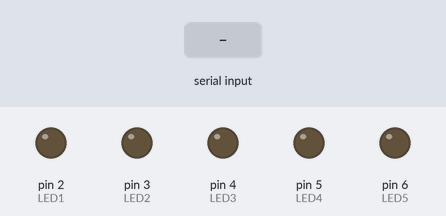
A sketch run on a simulated Arduino Uno, built with avr-gcc and run on an emulated ATmega328P. Shown: output pins drawn as LEDs (lit = HIGH). Inputs (shaded band) come from the test bench.

Above: at 1.2 s.
1.3 s: "90,45\n" received over Serial
At 3.4 s:
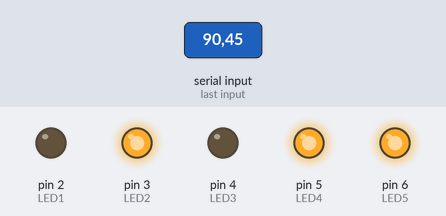
3.8 s: "30,150\n" received over Serial
At 5.4 s:
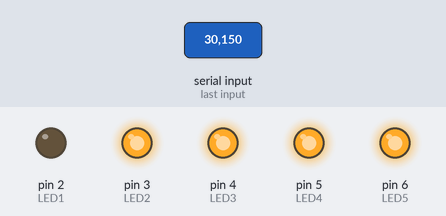
6.3 s: "5\n" received over Serial
At 8.3 s:
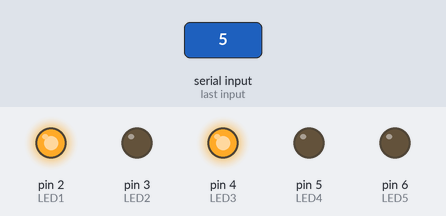
8.8 s: "200\n" received over Serial
At 10.3 s:
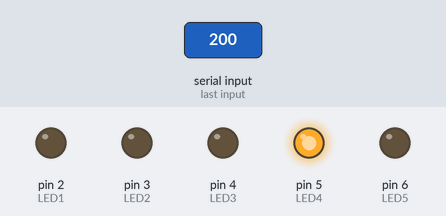
11.3 s: "90\n" received over Serial
At 13.3 s:
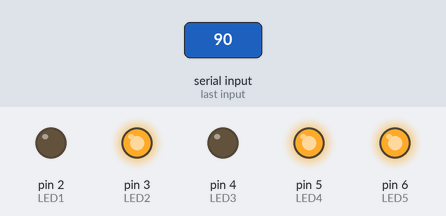
Timing chart, 0 to 14.8 s (numbered marks = the images above; inputs shaded):
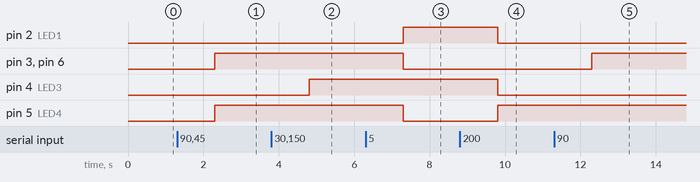

The sketch:

serialled.ino
```cpp
#define LED1  2
#define LED2  3
#define LED3  4
#define LED4  5
#define LED5  6

void setup()
{
  Serial.begin(9600);

  pinMode(LED1, OUTPUT);
  pinMode(LED2, OUTPUT);
  pinMode(LED3, OUTPUT);
  pinMode(LED4, OUTPUT);
  pinMode(LED5, OUTPUT);

  digitalWrite(LED_BUILTIN, LOW);
}

bool evaluate(byte data, byte bit)
{
  return (data >> bit) & 1;
}

void loop()
{
  if (Serial.available() > 1)
  {
    int data = Serial.readString().toInt();

    digitalWrite(LED1, evaluate(data, 0));
    digitalWrite(LED2, evaluate(data, 1));
    digitalWrite(LED3, evaluate(data, 2));
    digitalWrite(LED4, evaluate(data, 3));
    digitalWrite(LED5, evaluate(data, 4));
  }
}
```

Measured:
- after the input at 1.3 s, pin 3 (LED2), pin 5 (LED4), pin 6 (LED5): LOW → HIGH after 1.0 s
- after the input at 3.8 s, pin 4 (LED3): LOW → HIGH after 1.0 s
- after the input at 6.3 s, pin 2 (LED1): LOW → HIGH after 1.0 s; pin 3 (LED2), pin 5 (LED4), pin 6 (LED5): HIGH → LOW after 1.0 s
- after the input at 8.8 s, pin 2 (LED1), pin 4 (LED3): HIGH → LOW after 1.0 s; pin 5 (LED4): LOW → HIGH after 1.0 s
- after the input at 11.3 s, pin 3 (LED2), pin 6 (LED5): LOW → HIGH after 1.0 s
